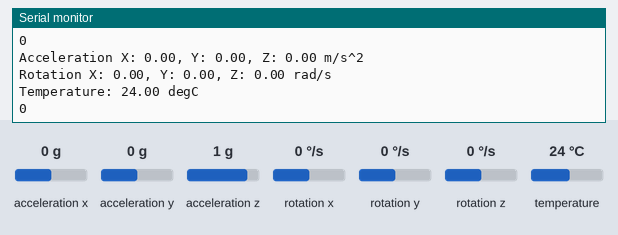
The sketch below on a simulated Arduino Leonardo, built with avr-gcc and run on an emulated ATmega32U4. Parts: the last lines printed to the serial monitor. The inputs (shaded band) are chosen by the test bench; at power-on: acceleration x 0 g, acceleration y 0 g, acceleration z 1 g, rotation x 0 °/s, rotation y 0 °/s, rotation z 0 °/s, temperature 24 °C.

Above: at 16.0 s.
16.1 s: acceleration x set to -1.4 g
17.6 s: acceleration y set to -1.4 g
19.1 s: acceleration z set to -1.4 g
At 20.4 s:
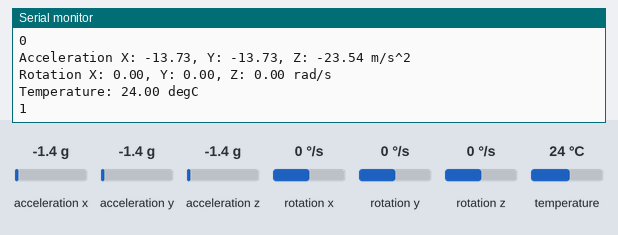
20.6 s: rotation x set to -192 °/s
At 21.7 s:
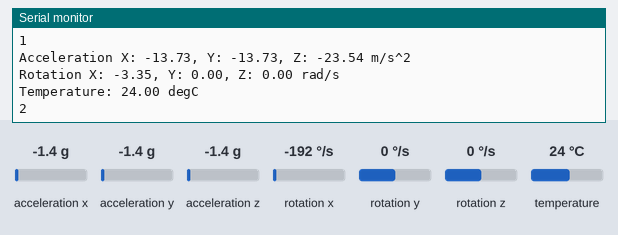
23.6 s: rotation y set to -192 °/s
At 24.7 s:
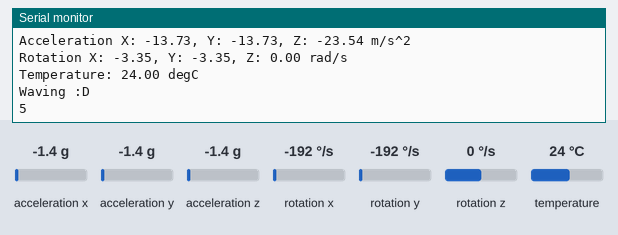
Timing chart, 0 to 26.1 s (numbered marks = the images above; inputs shaded):
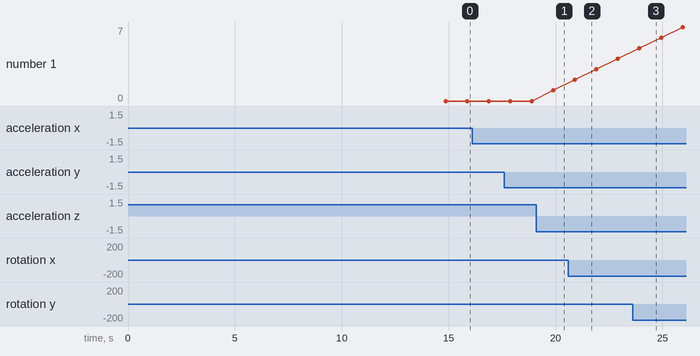

Measured:
- after the input at 19.1 s, the serial monitor: prints a new line after 0.79 s (image 1)
- after the input at 20.6 s, the serial monitor: prints a new line after 0.30 s (image 2)
- after the input at 23.6 s, the serial monitor: prints a new line after 0.32 s (image 3)
- plotted number 1: 0 → 1 after the input at 19.1 s

The sketch:

mpu6050.ino
```cpp
// Basic demo for accelerometer readings from Adafruit MPU6050

#include <Adafruit_MPU6050.h>
#include <Adafruit_Sensor.h>
#include <Wire.h>

Adafruit_MPU6050 mpu;


float RateCalibrationGX, RateCalibrationGY, RateCalibrationGZ;
float RateCalibrationAX, RateCalibrationAY, RateCalibrationAZ;
int RateCalibrationNumber;
int wave_counter = 0;

void setup(void) {
    Serial.begin(115200);
    while (!Serial)
        delay(10); // will pause Zero, Leonardo, etc until serial console opens

    Serial.println("Adafruit MPU6050 test!");

    // Try to initialize!
    if (!mpu.begin()) {
        Serial.println("Failed to find MPU6050 chip");
        while (1) {
            delay(10);
        }
    }
    Serial.println("MPU6050 Found!");

    mpu.setAccelerometerRange(MPU6050_RANGE_2_G);
    Serial.print("Accelerometer range set to: ");
    switch (mpu.getAccelerometerRange()) {
        case MPU6050_RANGE_2_G:
            Serial.println("+-2G");
            break;
        case MPU6050_RANGE_4_G:
            Serial.println("+-4G");
            break;
        case MPU6050_RANGE_8_G:
            Serial.println("+-8G");
            break;
        case MPU6050_RANGE_16_G:
            Serial.println("+-16G");
            break;
    }
    mpu.setGyroRange(MPU6050_RANGE_250_DEG);
    Serial.print("Gyro range set to: ");
    switch (mpu.getGyroRange()) {
        case MPU6050_RANGE_250_DEG:
            Serial.println("+- 250 deg/s");
            break;
        case MPU6050_RANGE_500_DEG:
            Serial.println("+- 500 deg/s");
            break;
        case MPU6050_RANGE_1000_DEG:
            Serial.println("+- 1000 deg/s");
            break;
        case MPU6050_RANGE_2000_DEG:
            Serial.println("+- 2000 deg/s");
            break;
    }

    mpu.setFilterBandwidth(MPU6050_BAND_21_HZ);
    Serial.print("Filter bandwidth set to: ");
    switch (mpu.getFilterBandwidth()) {
        case MPU6050_BAND_260_HZ:
            Serial.println("260 Hz");
            break;
        case MPU6050_BAND_184_HZ:
            Serial.println("184 Hz");
            break;
        case MPU6050_BAND_94_HZ:
            Serial.println("94 Hz");
            break;
        case MPU6050_BAND_44_HZ:
            Serial.println("44 Hz");
            break;
        case MPU6050_BAND_21_HZ:
            Serial.println("21 Hz");
            break;
        case MPU6050_BAND_10_HZ:
            Serial.println("10 Hz");
            break;
        case MPU6050_BAND_5_HZ:
            Serial.println("5 Hz");
            break;
    }

    Serial.println("Calibrating gyro...");
    sensors_event_t a, g, temp;
    for(RateCalibrationNumber = 0; RateCalibrationNumber<2000; RateCalibrationNumber ++){
        mpu.getEvent(&a, &g, &temp);
        RateCalibrationGX += g.gyro.x;
        RateCalibrationGY += g.gyro.y;
        RateCalibrationGZ += g.gyro.z;

        RateCalibrationAX += a.acceleration.x;
        RateCalibrationAY += a.acceleration.y;
        RateCalibrationAZ += a.acceleration.z;
        delay(5);
    }

    Serial.println("Calibration finished");
    RateCalibrationGX /= 2000;
    RateCalibrationGY /= 2000;
    RateCalibrationGZ /= 2000;

    RateCalibrationAX /= 2000;
    RateCalibrationAY /= 2000;
    RateCalibrationAZ /= 2000;

    Serial.println("");
    delay(100);
}

void loop() {

  /* Get new sensor events with the readings */
    sensors_event_t a, g, temp;
    mpu.getEvent(&a, &g, &temp);

  /* Print out the values */
    a.acceleration.x -= RateCalibrationAX;
    a.acceleration.y -= RateCalibrationAY;
    a.acceleration.z -= RateCalibrationAZ;

    Serial.print("Acceleration X: ");
    Serial.print(a.acceleration.x);
    Serial.print(", Y: ");
    Serial.print(a.acceleration.y);
    Serial.print(", Z: ");
    Serial.print(a.acceleration.z);
    Serial.println(" m/s^2");

//calibration correction
    g.gyro.x -= RateCalibrationGX;
    g.gyro.y -= RateCalibrationGY;
    g.gyro.z -= RateCalibrationGZ;

    Serial.print("Rotation X: ");
    Serial.print(g.gyro.x);
    Serial.print(", Y: ");
    Serial.print(g.gyro.y);
    Serial.print(", Z: ");
    Serial.print(g.gyro.z);
    Serial.println(" rad/s");

    Serial.print("Temperature: ");
    Serial.print(temp.temperature);
    Serial.println(" degC");

    check_Waving(a.acceleration.x, a.acceleration.y, a.acceleration.z);

    Serial.println("");
    delay(1000);
}


void check_Waving(float aX, float aY, float aZ){
    if(aZ * aZ >= 7 * 7){
        wave_counter +=1;
    }
    else{
        wave_counter -=1;
    }
    if(wave_counter < 0){
        wave_counter = 0;
    }
    if(wave_counter >=4){
        Serial.println("Waving :D");
    }
    Serial.println(wave_counter);
}
```
